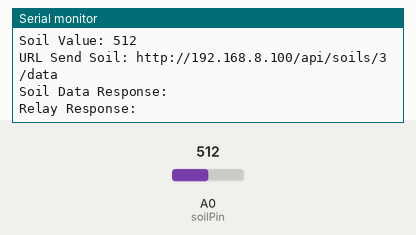
Bench run of a sketch on a simulated ESP8266 (NodeMCU). Shown: the last lines printed to the serial monitor. The inputs (shaded band) are chosen by the test bench; at power-on: A0 (soilPin) = 512. WiFi joins after 1.5 s; servers stay silent unless stated; uploads are accepted with an empty reply.

Above: at 2.9 s.
3.0 s: A0 (soilPin) set to 716
At 8.7 s:
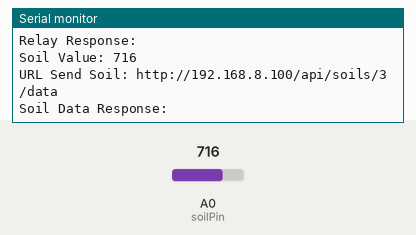
9.2 s: A0 (soilPin) set to 900
At 13.06 s:
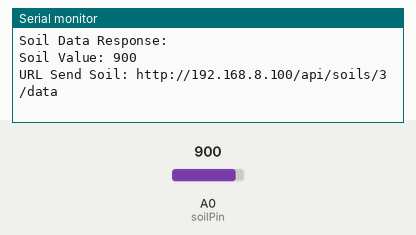
Timing chart, 0 to 14.6 s (numbered marks = the images above; inputs shaded):
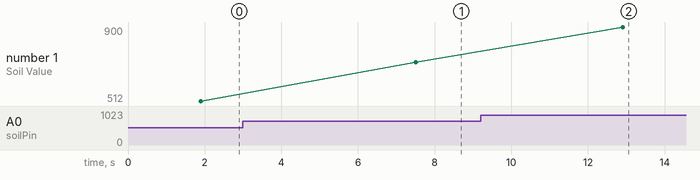

Measured:
- after the input at 3.0 s, the serial monitor: prints a new line after 4.5 s (image 1)
- after the input at 9.2 s, the serial monitor: prints a new line after 3.7 s (image 2)
- plotted number 1: 512 → 716 after the input at 3.0 s, 716 → 900 after the input at 9.2 s

The sketch:

irigasi_tetes_soil.ino
```cpp
#include <ESP8266WiFi.h>
#include <ESP8266HTTPClient.h>

const char* ssid = "tselhome_B55C";
const char* password = "egm35bTtM8A";

// ID unik untuk tiap alat soil sensor
int deviceSoilId = 3;

int threshold; // variabel batas
int deviceRelayId; // ini untuk ukuran nodemcu valve
int relayChannel; // ini untuk channel mana yang mau dinyalakan

String serverHost = "http://192.168.8.100";

int soilPin = A0;

int lastRelayState = -1;

void setup() {
  Serial.begin(115200);

  WiFi.begin(ssid, password);
  Serial.print("Connecting to WiFi");
  while (WiFi.status() != WL_CONNECTED) {
    delay(500);
    Serial.print(".");
  }
  Serial.println("\nConnected!");

  fetchSoilConfig();
}

void loop() {
  if (WiFi.status() == WL_CONNECTED) {
    // Selalu cek reset flag & ambil threshold terbaru
    checkResetFlag();

    // Baca sensor kelembapan
    int soilValue = analogRead(soilPin);
    Serial.print("Soil Value: ");
    Serial.println(soilValue);

     int moisturePercent = map(soilValue, 1023, 0, 0, 100);

     sendSoilData(soilValue, moisturePercent);

     if (soilValue > threshold) {
      // Tanah kering → nyalakan relay
      if (lastRelayState != 1) {
        sendRelayCommand(1);
        lastRelayState = 1;
      }
    } else {
      // Tanah cukup basah → matikan relay
      if (lastRelayState != 0) {
        sendRelayCommand(0);
        lastRelayState = 0;
      }
    }

  }

  delay(5000); // cek tiap 5 detik
}


void fetchSoilConfig() {
  WiFiClient client;
  HTTPClient http;

  String url = serverHost + "/api/soils/" + String(deviceSoilId);
  http.begin(client, url);

  int httpCode = http.GET();
  if (httpCode == 200) {
    String payload = http.getString();
    Serial.println("Initial Config Response: " + payload);

    // Contoh response: {"threshold":600,"reset":0,"device_relay_id":2,"channel":3}
    threshold     = getJsonValue(payload, "threshold").toInt();
    deviceRelayId = getJsonValue(payload, "device_relay_id").toInt();
    relayChannel  = getJsonValue(payload, "channel").toInt();
  }

  http.end();
}

void checkResetFlag() {
  WiFiClient client;
  HTTPClient http;

  String url = serverHost + "/api/soils/" + String(deviceSoilId);
  http.begin(client, url);

  int httpCode = http.GET();
  if (httpCode == 200) {
    String payload = http.getString();
    Serial.println("Check Reset Response: " + payload);
    // Contoh response: {"threshold":600,"reset":0,"device_relay_id":2,"channel":3}
    int newThreshold = getJsonValue(payload, "threshold").toInt();
    int resetVal     = getJsonValue(payload, "reset").toInt();
    int newRelayId   = getJsonValue(payload, "device_relay_id").toInt();
    int newChannel   = getJsonValue(payload, "channel").toInt();

    if (resetVal == 1) {
      threshold     = newThreshold;
      deviceRelayId = newRelayId;
      relayChannel  = newChannel;
      Serial.println("Threshold updated: " + String(threshold));

      // Ubah kembali status reset di database
      HTTPClient postHttp;
      String resetUrl = serverHost + "/api/soils/" + String(deviceSoilId) + "/reset";
      postHttp.begin(client, resetUrl);
      postHttp.POST("");
      postHttp.end();
    }
  }

  http.end();
}

void sendSoilData(int soilValue, int moisturePercent) {
  WiFiClient client;
  HTTPClient http;

  String url = serverHost + "/api/soils/" + String(deviceSoilId) + "/data";
  Serial.println("URL Send Soil: " + url);
  http.begin(client, url);
  http.addHeader("Content-Type", "application/json");

  String body = "{\"soil_value\":" + String(soilValue) + ", \"soil_percent\":" + String(moisturePercent) + "}";
  int httpCode = http.POST(body);

  if (httpCode > 0) {
    String response = http.getString();
    Serial.println("Soil Data Response: " + response);
  } else {
    Serial.println("Failed to send soil data");
  }

  http.end();
}


void sendRelayCommand(int state) {
  WiFiClient client;
  HTTPClient http;

  String url = serverHost + "/api/relays/" + String(deviceRelayId) + "/channel/" + String(relayChannel);
  http.begin(client, url);
  http.addHeader("Content-Type", "application/json");

  String body = "{\"state\":" + String(state) + "}";
  int httpCode = http.POST(body);

  if (httpCode > 0) {
    String response = http.getString();
    Serial.println("Relay Response: " + response);
  } else {
    Serial.println("Failed to send relay command");
  }

  http.end();
}

String getJsonValue(String json, String key) {
  int keyIndex = json.indexOf("\"" + key + "\"");
  if (keyIndex == -1) return "";
  int colonIndex = json.indexOf(":", keyIndex);
  int commaIndex = json.indexOf(",", colonIndex);
  int endIndex = (commaIndex == -1) ? json.indexOf("}", colonIndex) : commaIndex;
  String value = json.substring(colonIndex + 1, endIndex);
  value.trim();
  value.replace("\"", "");
  return value;
}
```
